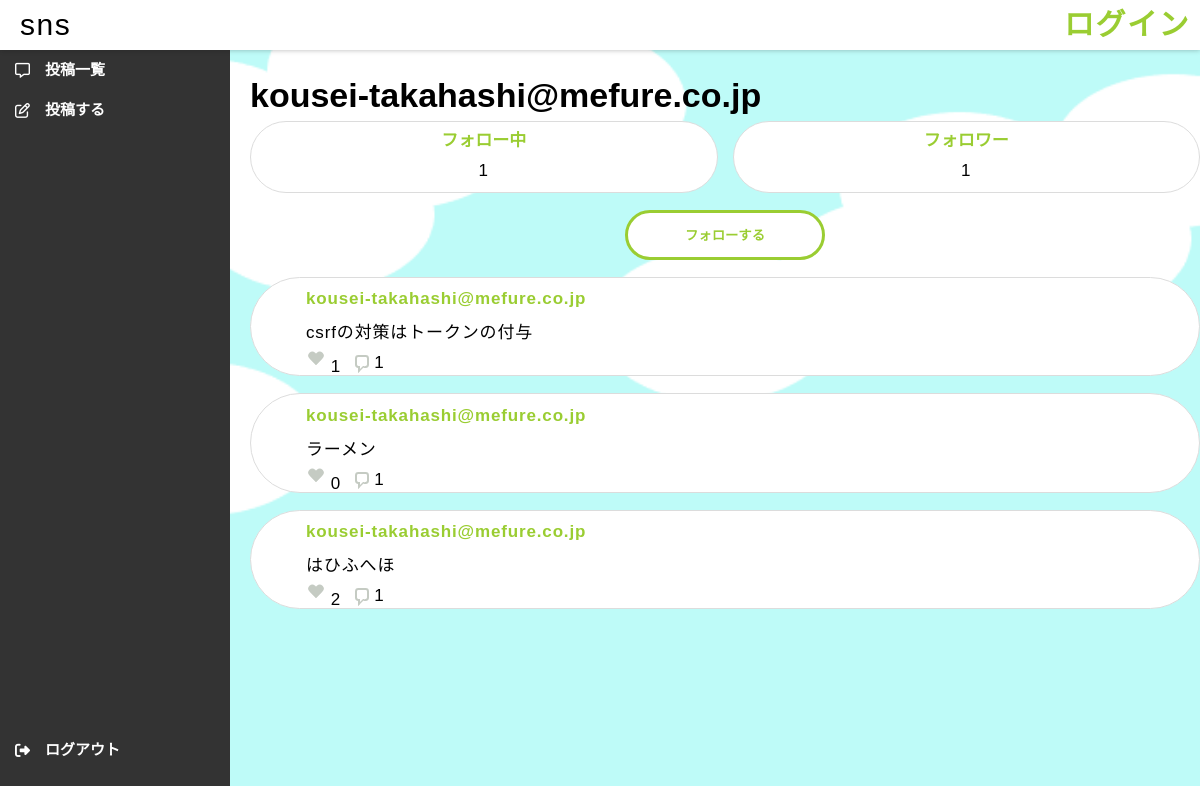
Page /user_page/1/ on the earlier database version.
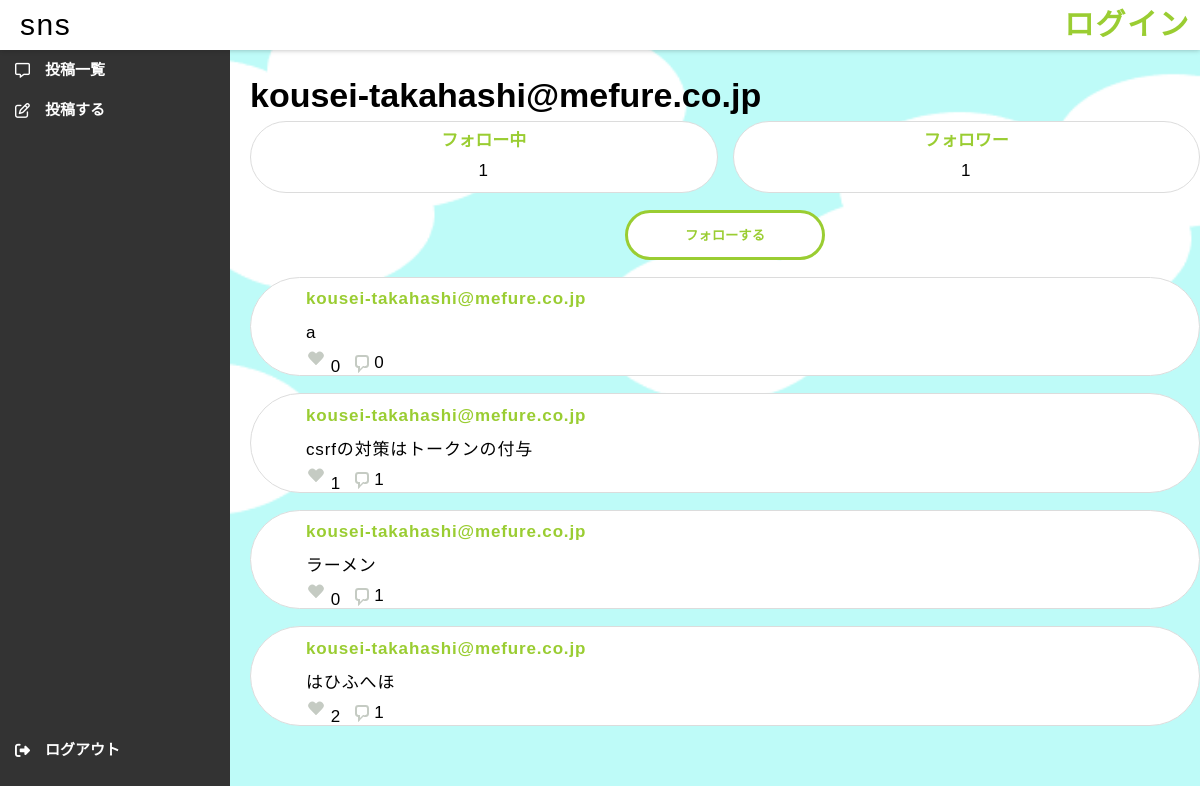
Same page on the later database version.
### main/models.py (models this page shows, shortened)
class Message(models.Model):
    msg_id = models.AutoField(primary_key=True)
    msg_text = models.TextField()
    date_created = models.DateTimeField(default=timezone.now)
    user = models.ForeignKey(get_user_model(),verbose_name="ユーザー",on_delete=models.CASCADE)
    liked_by = models.ManyToManyField(get_user_model(), related_name='liked_posts', blank=True)
    commented_by = models.ManyToManyField(Comment, related_name='comment', blank=True)

### accounts/models.py (models this page shows)
class CustomUser(AbstractUser):
  age = models.IntegerField(verbose_name="age",null=False,default=20)
  profile = models.TextField(verbose_name="profile",null=True)
  following = models.ManyToManyField('self',symmetrical=False, related_name='followers', related_query_name='follower')

### main/views.py (the view)
# urls.py: path('user_page/<int:pk>/',views.user_page,name='user_page'),
def user_page(request,pk):
    user= get_object_or_404(get_user_model(), pk=pk)
    msg = Message.objects.filter(user=user).order_by('-date_created')
    for text in msg:
        text.likes = text.liked_by.count()
        text.comments = text.commented_by.count()
        if request.user.is_authenticated:
            if text.liked_by.filter(id=request.user.id).exists():#いいねしていない場合
                text.liked=True
            else:
                text.liked=False
        else:
            text.liked=False
    if request.user.is_authenticated:
            if request.user.following.filter(pk=pk).exists():#フォローしていない場合
                followed = True
            else:
                followed = False
    else:
        followed = False
    followers=user.followers.all().count()
    follows=user.following.all().count()
    return render(request, 'main/user_page.html', {'followed':followed,'follows':follows,'followers':followers,'users':user,'msg':msg})

### main/templates/main/user_page.html (shortened to what this page needs)
{% extends "base.html" %}
{% block content %}
<br>
<div>
    <h1>{{users.username}}</h1>
</div>
<br>
<div id="actions">
    <div id="msg">
	<div id="follower_locate">
    <a href="{% url 'user_follows' pk=users.id %}">フォロー中</a>
    <p>{{follows}}</p>
</div>
</div>
<div id="msg">
	<div id="follower_locate">
    <a href="{% url 'user_followers' pk=users.id %}">フォロワー</a>
    <p>{{followers}}</p>
</div>
</div>
</div>
<br>
<div class="form_center">
    <form action="{% url 'follow_post' pk=users.id %}" method="post">
        {% if followed %}
            <button type="submit" name="follow" value="unfollow" class="unfollow">フォロー中</button>
        {% else %}
            <button type="submit" name="follow" value="follow" class="follow">フォローする</button>
        {% endif %}
    </form>
</div>
{% for text in msg %}
<br>
    <div id="msg">
	<div id="msg_locate">
	<a href="{% url 'user_page' pk=text.user.id %}">
        <p>{{ text.user.username}}</p>
	</a>
        <p>{{ text.msg_text }}</p>
    <div id="actions">
    <form action="{% url 'post_likes' pk=text.pk %}" method="post">
        {% if text.liked %}
            <button class="heart" type="submit" name="unlike"></button>
        {% else %}
            <button class="heart_clear" type="submit" name="ike" value="like"></button>
        {% endif %}
	{{ text.likes }}
    </form>
    <div class="comments_group">
    <a href="{% url 'comment_page' pk=text.pk %}" class="balloon"></a>
    {{ text.comments }}
    </div>
    </div>
    </div>
    </div>
{% endfor %}
<br>
{% endblock %}

Differences in the rows shown:
added Message: user.username "kousei-takahashi@mefure.co.jp", msg_text "a", likes "0", comments "0"
